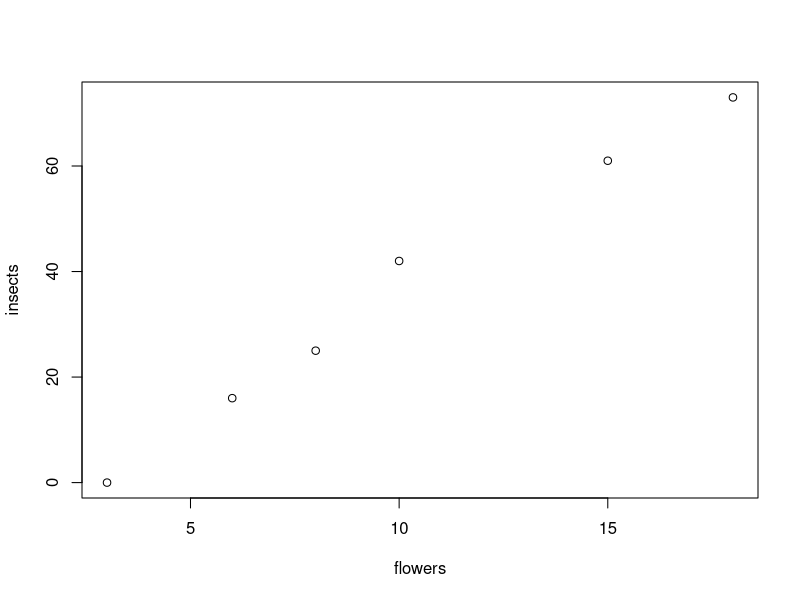
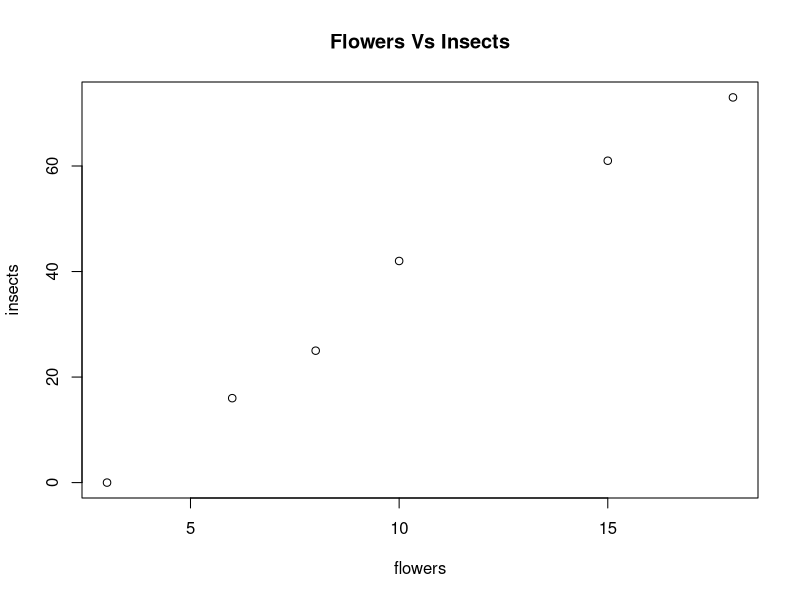
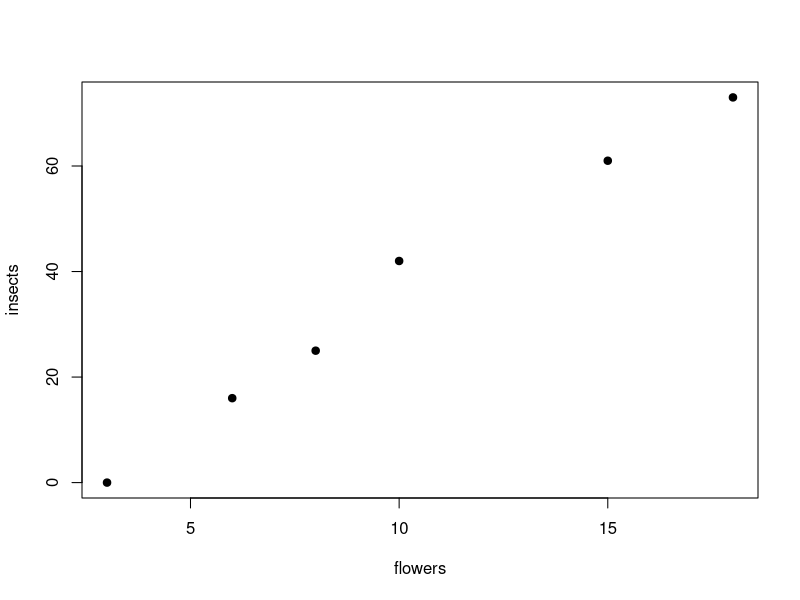
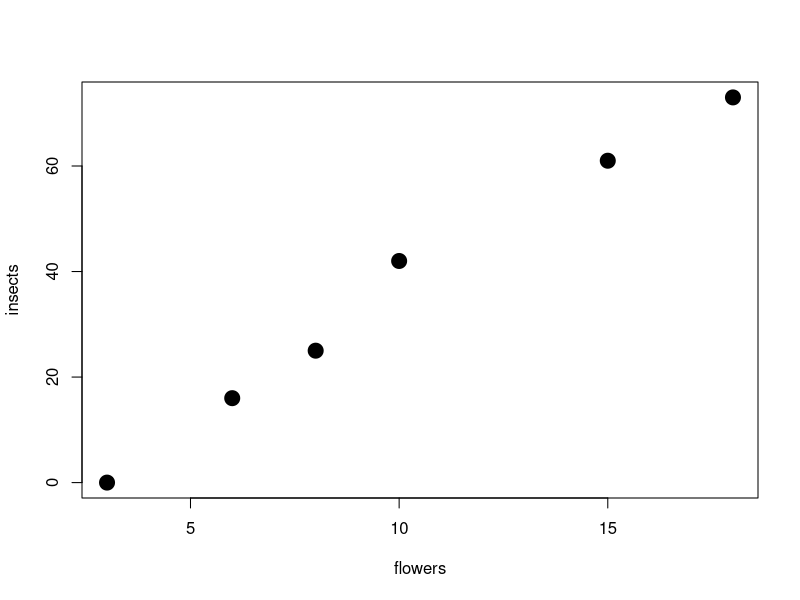
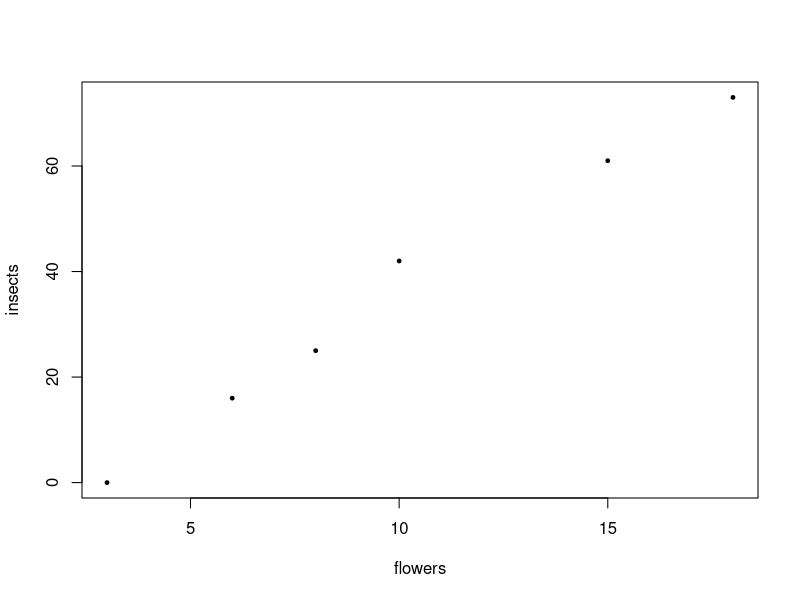
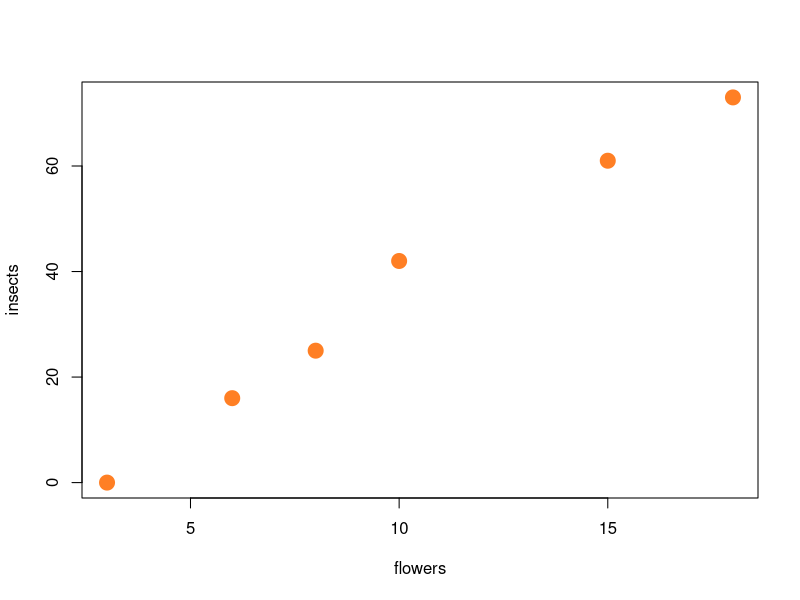

Generate these figures, in order, with R:
# FIRST R SCRIPT

# ------------------ Utilizzare R come una calcolatrice ------------------ 
a <- 6 * 7  # Il simbolo <- assegna i valori (6*7) al vettore chiamato "a"
b <- 5 * 8
a + b # R eseguirà l'operazione somma, mostrandoci il risultato

# ARRAYS

# ------------------ CREARE UN VETTORE ------------------ 
flowers <- c(3, 6, 8, 10, 15, 18) # Questa riga di codice crea un vettore chiamato “flowers” contenente i seguenti valori: 3, 6, 8, 10, 15 e 18
flowers # Richiamando il vettore, posso vedere i numeri di cui è composto

insects <- c(0, 16, 25, 42, 61, 73)
insects

# Plottare i valori "flowers vs insects" in un grafico
plot(flowers, insects)

# AGGIUNTA MIA: inseriamo un titolo al grafico usando "main="
plot(flowers, insects, main="Flowers Vs Insects") 

# ------------------ CHANGING PLOT PARAMETERS ------------------ 

# Symbols shape
# Utilizzare l’argomento "pch" (plotting character) nella funzione plot()
plot(flowers, insects, pch=19) # pch=19 plotta "cerchi pieni"

# -----Altri simboli utilizzabili -----
# pch=15 quadrato pieno 
# pch=17 triangolo pieno
# pch=0 quadrato vuoto etc.

# Symbol dimension
# Utilizzare l’argomento "cex" (character expansion) nella funzione plot()
plot(flowers, insects, pch=19, cex=2) # Aumenta la dimensione dei punti x2
plot(flowers, insects, pch=19, cex=0.5) # Riduce la dimensione dei punti di 1/2

# Change color
# Utilizzare l'argomento "col=x" per cambiare il colore del plot
plot(flowers, insects, pch=19, cex=2, col="chocolate1") 

# -----Altri colori utilizzabili -----
# col="blue"
# col="green"
# col="red"
# col="purple" etc.

